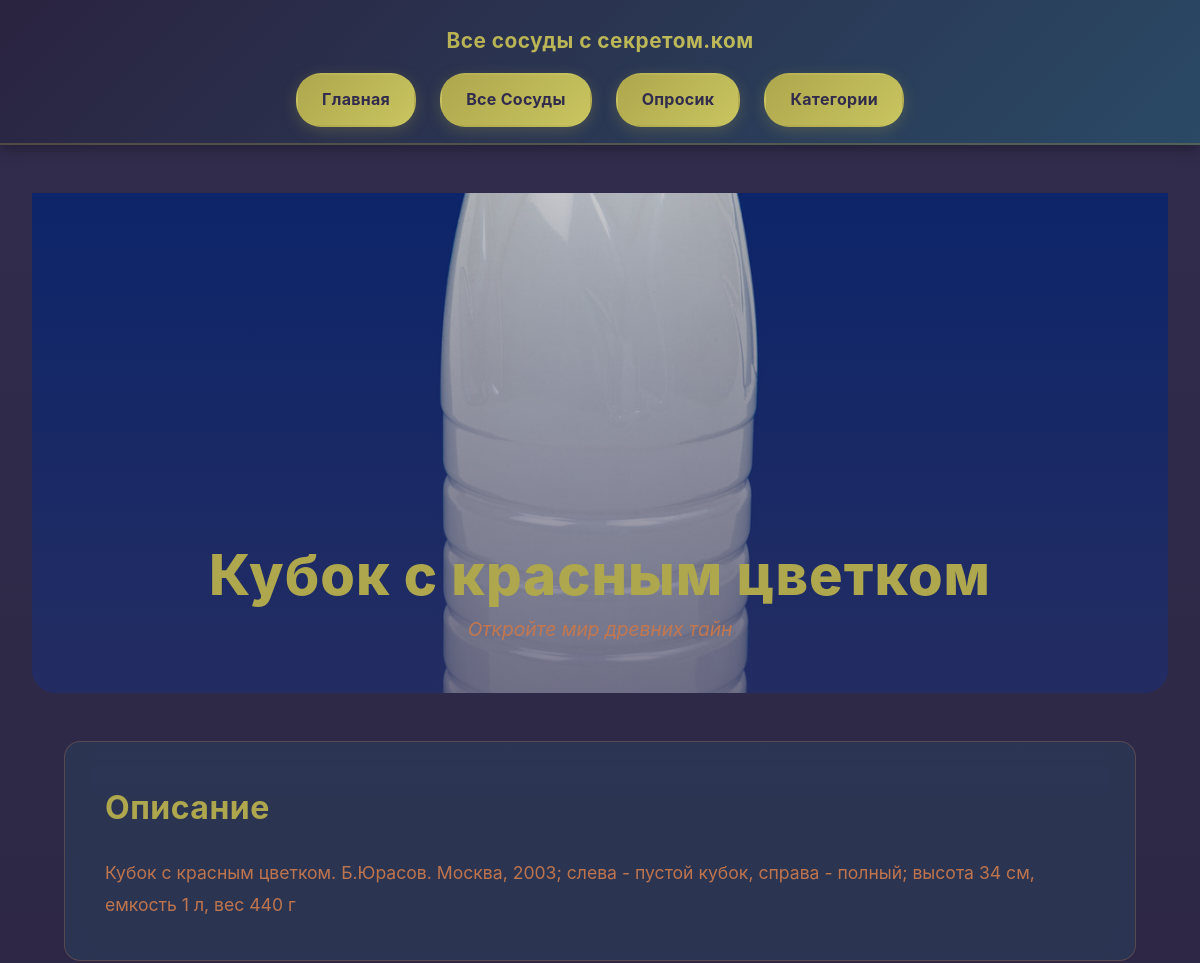
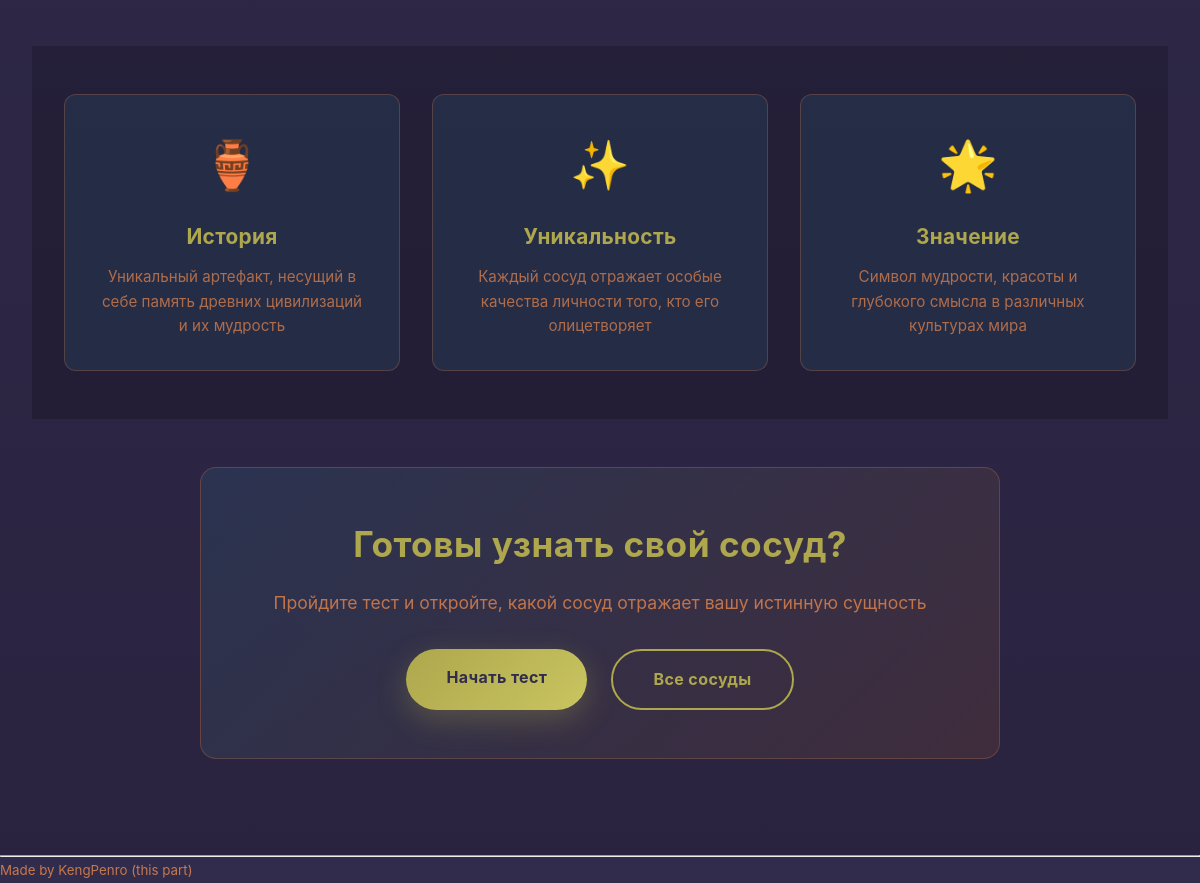
The app's page /vessels/3/ with its own data (2 pictures, top to bottom).
### sv_main/models.py (models this page shows, shortened)
class Vessel(models.Model):
    name = models.CharField(max_length=50)
    image = models.ImageField(upload_to="vessels/", blank=True)
    description = models.TextField()
    category = models.ForeignKey(
        VesselCategory, on_delete=models.CASCADE, default=None, null=True)

### sv_main/views.py (the view)
# urls.py: path("vessels/<int:vessel_id>/", views.single_vessel, name="single_vessel_page"),
def single_vessel(request, vessel_id):
    try:
        vessel = Vessel.objects.get(pk=vessel_id)
    except:
        raise Http404("Нет сосуда")
    return render(request, "vessel.html", {
        "vessel": vessel,
        "DEFAULT_VESSEL_IMAGE": DEFAULT_VESSEL_IMAGE,
    })

### sv_main/templates/vessel.html (shortened to what this page needs)
{% load static %}
<!DOCTYPE html>
<html lang="en">
<head>
    <link rel="stylesheet" href="{% static 'style.css' %}?{% now 'U' %}">
</head>
<body>
    <header class="top">
        <p class="top_text">Все сосуды с секретом.ком</p>
        <nav class="navigation_panel">
            <a class="abutton" href="{% url 'main_page' %}">Главная</a>
            <a class="abutton" href="{% url 'vessels_page' %}">Все Сосуды</a>
            <a class="abutton" href="{% url 'poll_start' %}">Опросик</a>
            <a class="abutton" href="{% url 'categories_page' %}">Категории</a>
        </nav>
    </header>
    <main class="vessel_main">
        <div class="vessel_container">
            <section class="vessel_hero">
                <div class="vessel_hero_image">
                    <img src="{% if vessel.image %}{{ vessel.image.url }}{% else %}{{ DEFAULT_VESSEL_IMAGE }}{% endif %}"
                         alt="{{ vessel.name }}"
                         loading="lazy">
                    <div class="vessel_hero_overlay"></div>
                </div>
                <div class="vessel_hero_content">
                    <h1 class="vessel_hero_title">{{ vessel.name }}</h1>
                    <p class="vessel_hero_subtitle">Откройте мир древних тайн</p>
                </div>
            </section>
            <section class="vessel_description_section">
                <div class="vessel_description_card">
                    <h2 class="vessel_section_title">Описание</h2>
                    <p class="vessel_description_text">{{ vessel.description }}</p>
                </div>
            </section>
            <section class="vessel_info_section">
                <div class="vessel_info_grid">
                    <div class="vessel_info_card">
                        <div class="info_icon">🏺</div>
                        <h3 class="info_card_title">История</h3>
                        <p class="info_card_text">Уникальный артефакт, несущий в себе память древних цивилизаций и их мудрость</p>
                    </div>
                    <div class="vessel_info_card">
                        <div class="info_icon">✨</div>
                        <h3 class="info_card_title">Уникальность</h3>
                        <p class="info_card_text">Каждый сосуд отражает особые качества личности того, кто его олицетворяет</p>
                    </div>
                    <div class="vessel_info_card">
                        <div class="info_icon">🌟</div>
                        <h3 class="info_card_title">Значение</h3>
                        <p class="info_card_text">Символ мудрости, красоты и глубокого смысла в различных культурах мира</p>
                    </div>
                </div>
            </section>
            <section class="vessel_cta_section">
                <div class="vessel_cta_content">
                    <h2 class="vessel_cta_title">Готовы узнать свой сосуд?</h2>
                    <p class="vessel_cta_text">Пройдите тест и откройте, какой сосуд отражает вашу истинную сущность</p>
                    <div class="vessel_cta_buttons">
                        <a href="{% url 'poll_start' %}" class="vessel_cta_button primary">Начать тест</a>
                        <a href="{% url 'vessels_page' %}" class="vessel_cta_button secondary">Все сосуды</a>
                    </div>
                </div>
            </section>
        </div>
    </main>
    <footer>
        <hr>
        <small>Made by KengPenro (this part)</small>
    </footer>
</body>
</html>

### records on screen
Vessel: name "Кубок с красным цветком", description "Кубок с красным цветком. Б.Юрасов. Москва, 2003; слева - пустой кубок, справа - полный; высота 34 см, емкость 1 л, вес 440 г"
